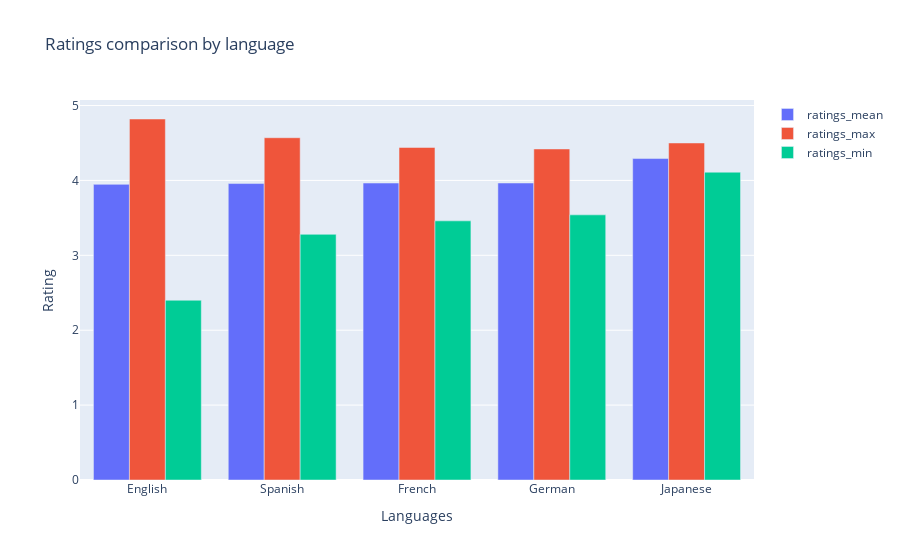

Notebook cell for this chart:
### Code cell
languages=["English", "Spanish", "French", "German", "Japanese"]

fig = go.Figure(data=[
    go.Bar(name='ratings_mean', x=languages, y= ratings_df["ratings_means"]),
    go.Bar(name='ratings_max', x=languages, y= ratings_df["ratings_maxs"]),
    go.Bar(name='ratings_min', x=languages, y= ratings_df["ratings_mins"])
])
# Change the bar mode
fig.update_layout(title="Ratings comparison by language", xaxis_title="Languages", yaxis_title="Rating", barmode='group')
fig.show()

### Figure 1 — Plotly figure (JSON) as saved in the notebook; plotly's stock layout.template omitted (floating-point values rounded to 4 significant figures)
{"data": [{"name": "ratings_mean", "type": "bar", "x": ["English", "Spanish", "French", "German", "Japanese"], "y": [3.947, 3.958, 3.965, 3.965, 4.292]}, {"name": "ratings_max", "type": "bar", "x": ["English", "Spanish", "French", "German", "Japanese"], "y": [4.82, 4.57, 4.44, 4.42, 4.5]}, {"name": "ratings_min", "type": "bar", "x": ["English", "Spanish", "French", "German", "Japanese"], "y": [2.4, 3.28, 3.46, 3.54, 4.11]}], "layout": {"barmode": "group", "title": {"text": "Ratings comparison by language"}, "xaxis": {"title": {"text": "Languages"}}, "yaxis": {"title": {"text": "Rating"}}}}
